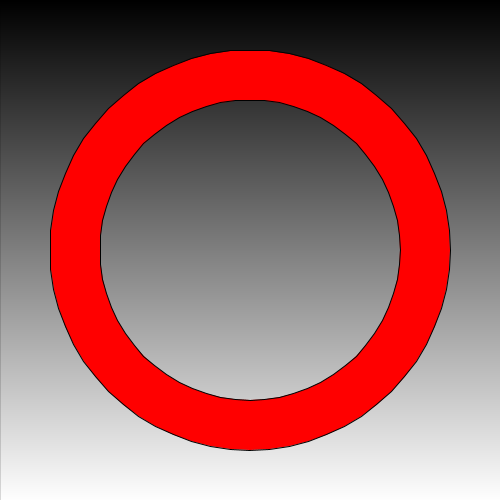
Frame 1 (no input)
Frame 2 (the mouse pressed at the canvas centre, redrawn once): identical to frame 1, image omitted

The Processing sketch that drew this single still picture (run headless with seeded random() and noise(); the mouse was pressed at the canvas centre and the sketch redrawn once):

// Processing sketch: singlering1
// ── singlering1.pde

    void setup() {
      size(500,500,JAVA2D);
      smooth();
      noLoop();
    }
    void draw() {
      background(0);
      // gradient
      // to "prove" the interior of the ring is hollow
      for (int y=0; y<height; y++) {
        stroke(map(y,0,height,0,255));
        line(0,y,width,y);
      }
      // ring
      stroke(0);
      fill(255,0,0);
      drawRing(width/2,height/2,200,150);
    }
    void drawRing(float x, float y, float rmajor, float rminor) {
      beginShape();
      emitCircleVertices(x,y,rmajor,64,1);
      beginContour();
      emitCircleVertices(x,y,rminor,64,-1);
      endContour();
      endShape();
    }
    void emitCircleVertices(float x, float y, float r, int nsegs, int dir) {
      float sgn = (dir>=0) ? 1 : -1;
      for (int i=0; i<=nsegs; i++) {
        float theta = (float)(i) / (float)(nsegs) * TWO_PI * sgn;
        vertex(x+r*cos(theta), y+r*sin(theta));
      }
    }
